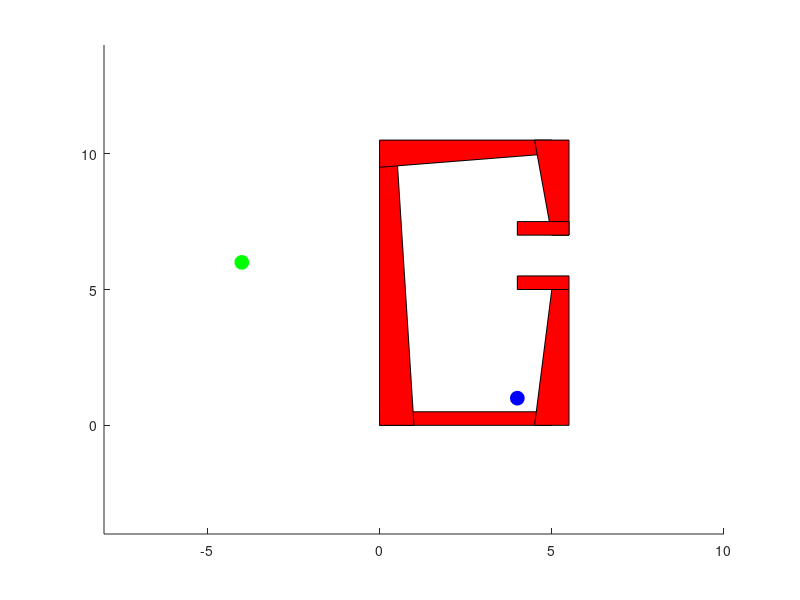

This chart was generated by the following MATLAB code: (Note: this script raises an error after producing the figure.)
%% Code setup (Do not modify, but please read) %%%%%%%%%%%%%%%%%%%%%%%%%%%%%%%%%%%%%%%%%%%%%
% Obstacles. Each obstacle is a cell in Obs. An obstacle is
% represented as a convex hull of a number of points. These points are
% stored in the cells of Obs.
% First row is x, second is y (position of vertices)
w = 0.5;
Obs{1} = [0 0;5 0;5 w;0 w]';
Obs{2} = [0 0;2*w 0;w 10;0 10]';
Obs{3} = [0 10-w;5 10;5 10+w;0 10+w]';
Obs{4} = [5-w 0;5+w 0;5+w 5;5 5]';
Obs{5} = [5-w 10+w;5+w 10+w;5+w 7;5 7]';
Obs{6} = [4 5;5+w 5;5+w 5+w;4 5+w]';
Obs{7} = [4 7;5+w 7;5+w 7+w;4 7+w]';


% Bounds on world
world_bounds_x = [-8,10];
world_bounds_y = [-4,14];


% Draw obstacles
figure(1); clf; hold on;
axis([world_bounds_x world_bounds_y]);

for k = 1:length(Obs)
    patch(Obs{k}(1,:),Obs{k}(2,:),'r');
end

% Start and goal positions
xy_start = [4;1]; plot(xy_start(1),xy_start(2),'bo','MarkerFaceColor','b','MarkerSize',10);
xy_goal = [-4;6]; plot(xy_goal(1),xy_goal(2),'go','MarkerFaceColor','g','MarkerSize',10);

% Initialize RRT. The RRT will be represented as a 2 x N list of points. So
% each column represents a vertex of the tree.
rrt_verts = zeros(2,1000);
rrt_verts(:,1) = xy_start;
N = 1;
nearGoal = false; % This will be set to true if goal has been reached
minDistGoal = 0.25; % This is the convergence criterion. We will declare
                    % success when the tree reaches within 0.25 in distance
                    % from the goal. DO NOT MODIFY.

% Extension parameter
d = 0.5; % This controls how far the RRT extends in each step. DO NOT MODIFY.

%% %%%%%%%%%%%%%%%%%%%%%%%%%%%%%%%%%%%%%%%%%%%%%%%%%%%%%%%%%%%%%%%%%%%%%%%%%%%%%%%%%%%%%%%%%%%%

% RRT algorithm
while ~nearGoal
   % Sample point
    rnd = rand(1);
    % With probability 0.05, sample the goal. This promotes movement to the
    % goal.
    if rnd < 0.05
        xy = xy_goal';
    else
        %% FILL ME IN
        % Sample (uniformly) from space (with probability 0.95). The space is defined
        % with the bounds world_bounds_x and world_bounds_y defined above.
        % So, the x coordinate should be sampled in the interval
        % world_bounds_x and the y coordinate from world_bounds_y.
        xy = [randf(world_bounds_x) randf(world_bounds_y)] % Should be a 2 x 1 vector
        %%%%%%%%%%%%%%%%%%%%%%%%%%%%%%%%%%%%%%%%%%%%%%%%%%%%%%%%%%%%%%%%%%%%%%%%%%%%%%%%%%%%%%%%
    end
    
    %% FILL ME IN %%%%%%%%%%%%%%%%%%%%%%%%%%%%%%%%%%%%%%%%%%%%%%%%%%%%%%%%%%%%%%%%%%%%%%
    % Check if sample is collision free
    collFree = isCollisionFree(Obs,xy); % Write this function. 
                                        % Your code from part (a) will be useful here.
    
    %%%%%%%%%%%%%%%%%%%%%%%%%%%%%%%%%%%%%%%%%%%%%%%%%%%%%%%%%%%%%%%%%%%%%%%%%%%%%%%%%%%%                                        
                                        
    % If it's not collision free, continue with loop
    if ~collFree
        continue;
    end
    
    %% FILL ME IN %%%%%%%%%%%%%%%%%%%%%%%%%%%%%%%%%%%%%%%%%%%%%%%%%%%%%%%%%%%%%%%%%%%%%%
    % If it is collision free, find closest point in existing tree. 
    % The points in the existing tree are rrt_verts(:,1:N)
    closest_vert = closestVertex(rrt_verts(:,1:N),xy) % Write this function
        
    % Extend tree towards xy from closest_vert. Use the extension parameter
    % d defined above as your step size. In other words, the Euclidean
    % distance between new_vert and closest_vert should be d (do not modify
    % d. It should be 0.5).
    new_vert = closest_vert + (d / norm(xy - closest_vert)) * (xy - closest_vert);
    
    % Check if new_vert is collision free
    collFree = isCollisionFree(Obs,new_vert); % Same function you wrote before.
    %%%%%%%%%%%%%%%%%%%%%%%%%%%%%%%%%%%%%%%%%%%%%%%%%%%%%%%%%%%%%%%%%%%%%%%%%%%%%%%%%%%%
    
    
    % If it is not collision free, continue with loop
     if ~collFree
        continue;
     end
     
    % Plot extension (Comment the next 3 lines out if you want your code to
    % run a bit quicker. The plotting is useful for debugging though.)
    figure(1)
    plot(new_vert(1),new_vert(2),'bo','MarkerFaceColor','b','MarkerSize',5);
    line([closest_vert(1),new_vert(1)],[closest_vert(2),new_vert(2)]);
     
    
    %% DO NOT MODIFY THIS %%%%%%%%%%%%%%%%%%%%%%%%%%%%%%%%%%%%%%%%%%%%%%%%%%%%%%%%%%%%%%%
    % If it is collision free, add it to tree    
    N = N+1;
    if N > size(rrt_verts,2)
        rrt_verts = [rrt_verts zeros(size(rrt_verts))];
    end
    rrt_verts(:,N) = new_vert;
    
    % Check if we have reached goal
    if norm(xy_goal'-new_vert) < minDistGoal
        break;
    end
    
    %%%%%%%%%%%%%%%%%%%%%%%%%%%%%%%%%%%%%%%%%%%%%%%%%%%%%%%%%%%%%%%%%%%%%%%%%%%%%%%%%%%%%%
        
       
end

% Plot vertices in RRT
plot(rrt_verts(1,:),rrt_verts(2,:),'bo','MarkerFaceColor','b','MarkerSize',5);

%% Submit rrt_verts_grade for grading %%%%
format long
rrt_verts_grade = rrt_verts(:,1:N)'
clipboard('copy',rrt_verts_grade);
%%%%%%%%%%%%%%%%%%%%%%%%%%%%%%%